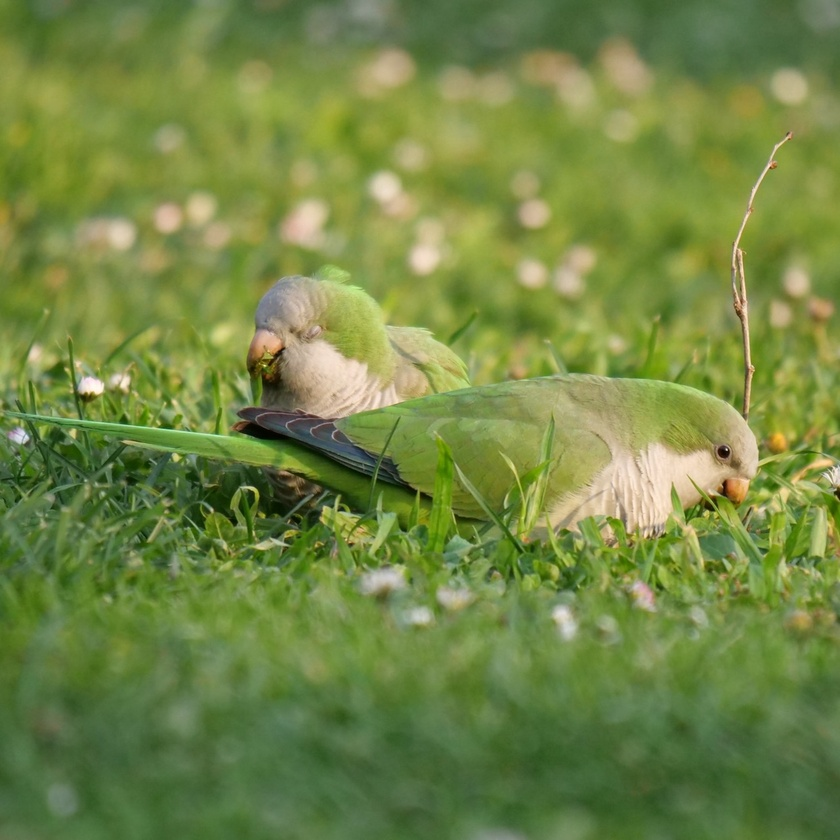
#> input picture beaker-gui/src-tauri/tests/fixtures/cardinal.jpg, 840 x 840 px, shrunk from 1280 x 1280 before the run
$ python make_variants.py ../../beaker-gui/src-tauri/tests/fixtures out.png
#> lines starting #> are read from the running program, lines starting #| are printed output that depends on the picture
# /// script
# requires-python = ">=3.11"
# dependencies = ["numpy", "pillow"]
# ///
"""Build a test set: a random sample of images plus degraded copies of each.

Every variant is saved as PNG, so the degradation is the only difference
between a copy and its original.

`--skip` takes a later slice of the same shuffle, which gives a second set
that shares no image with the first.

usage: uv run make_variants.py <images_root> <out_root> [--n 200] [--seed 0] [--skip 0]
"""

import argparse
import io
import random
from pathlib import Path

import numpy as np
from PIL import Image, ImageFilter

BLUR_SIGMAS = [1, 2, 4, 8]
VARIANTS = ["orig"] + [f"blur{s}" for s in BLUR_SIGMAS] + ["jpeg10", "noise25"]


def main():
    p = argparse.ArgumentParser()
    p.add_argument("images_root", type=Path)
    p.add_argument("out_root", type=Path)
    p.add_argument("--n", type=int, default=200)
    p.add_argument("--seed", type=int, default=0)
    p.add_argument("--skip", type=int, default=0)
    args = p.parse_args()

    paths = sorted(args.images_root.rglob("*.jpg"))
    random.Random(args.seed).shuffle(paths)
    paths = paths[args.skip : args.skip + args.n]

    for v in VARIANTS:
        (args.out_root / v).mkdir(parents=True, exist_ok=True)

    rng = np.random.default_rng(args.seed + args.skip)
    widths = []
    for i, path in enumerate(paths):
        img = Image.open(path).convert("RGB")
#> img is the input picture: PIL image 840x840 RGB; mean R, G, B 114.7, 134.4, 69.1
        widths.append(img.width)
        name = f"img{i:04d}.png"
        img.save(args.out_root / "orig" / name)
        for s in BLUR_SIGMAS:
            blurred = img.filter(ImageFilter.GaussianBlur(radius=s))
            blurred.save(args.out_root / f"blur{s}" / name)
#> this loop made 4 passes
#> pass 3, in main, `blurred = img.filter(ImageFilter.GaussianBlur(radius=s))`:
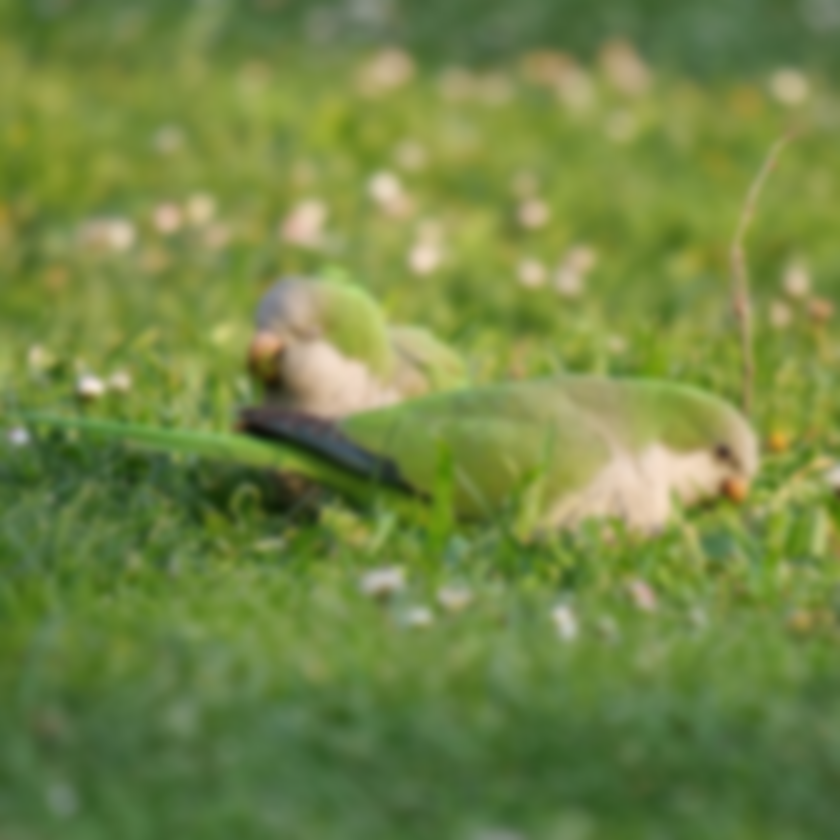
#> blurred: PIL image 840x840 RGB; mean R, G, B 114.7, 134.4, 69.1
        buf = io.BytesIO()
        img.save(buf, format="JPEG", quality=10)
        Image.open(buf).convert("RGB").save(args.out_root / "jpeg10" / name)
        arr = np.asarray(img, dtype=np.float32)
        noisy = np.clip(arr + rng.normal(0, 25, arr.shape), 0, 255).astype(np.uint8)
        Image.fromarray(noisy).save(args.out_root / "noise25" / name)
#> pass 2 of the loop in main, `for i, path in enumerate(paths):`:
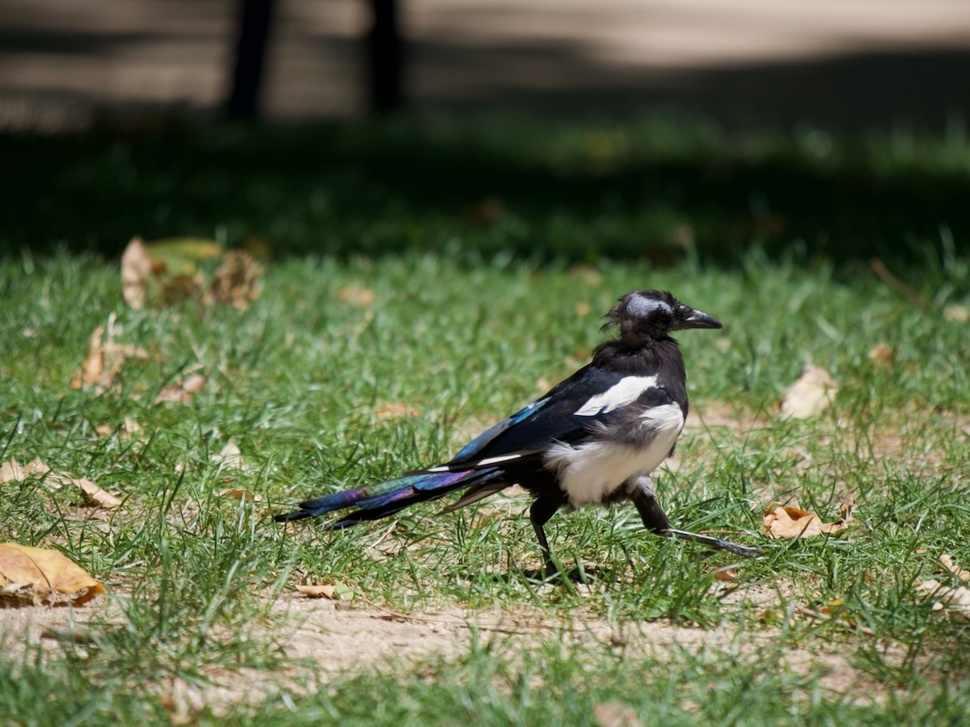
#> input picture beaker-gui/src-tauri/tests/fixtures/sparrow.jpg, 970 x 727 px, shrunk from 1280 x 960 before the run
#> in main, img is the input picture: PIL image 970x727 RGB; mean R, G, B 93.3, 101.7, 69.6
#> the loop in main, `for s in BLUR_SIGMAS:` made 4 passes
#> pass 3, in main, `blurred = img.filter(ImageFilter.GaussianBlur(radius=s))`:
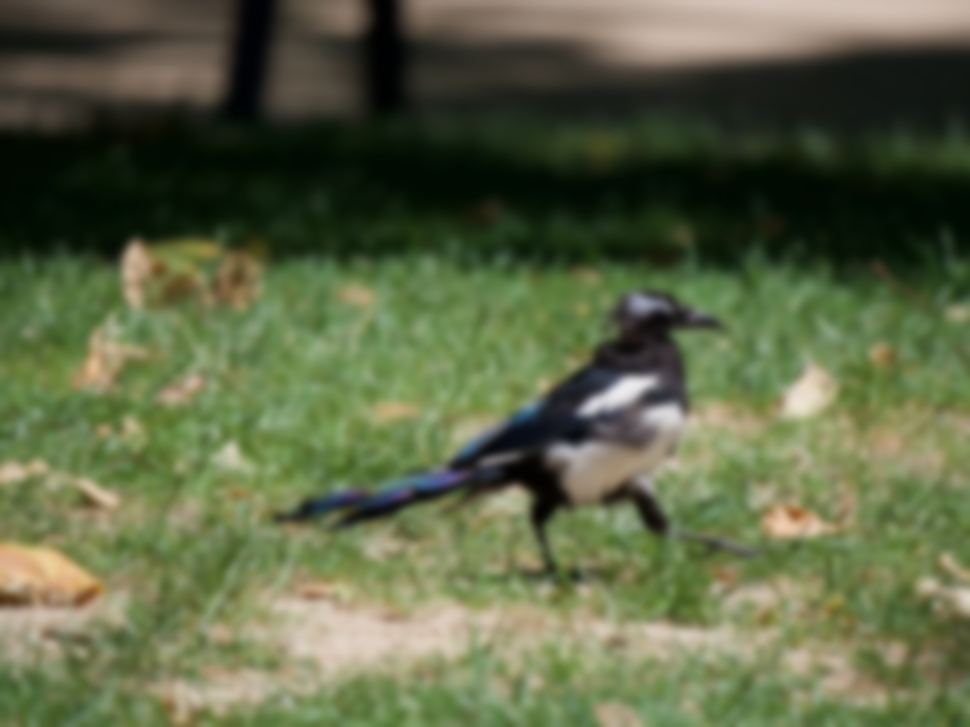
#> blurred: PIL image 970x727 RGB; mean R, G, B 93.3, 101.7, 69.6
#> after the loop in main, `for s in BLUR_SIGMAS:`:
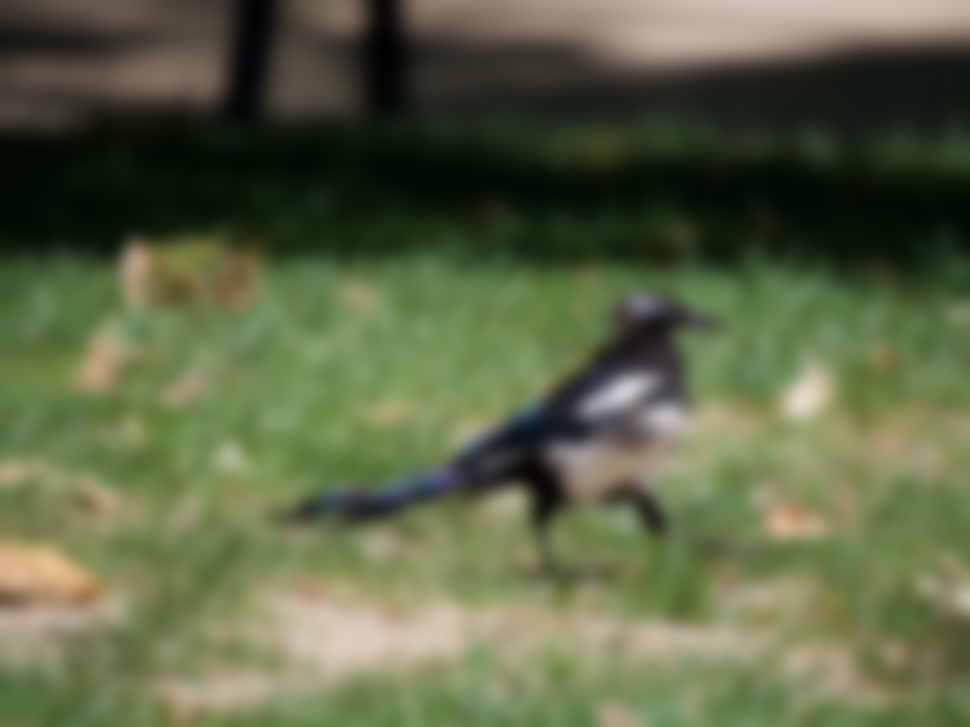
#> blurred: PIL image 970x727 RGB; mean R, G, B 93.3, 101.7, 69.6
#> arr: shape (727, 970, 3) float32
#> noisy: shape (727, 970, 3)

    (args.out_root / "sources.txt").write_text("\n".join(str(p) for p in paths) + "\n")
    print(f"wrote {len(paths)} images x {len(VARIANTS)} variants to {args.out_root}")
    print(f"median width: {int(np.median(widths))} px")
#| median width: 905 px


if __name__ == "__main__":
    main()
